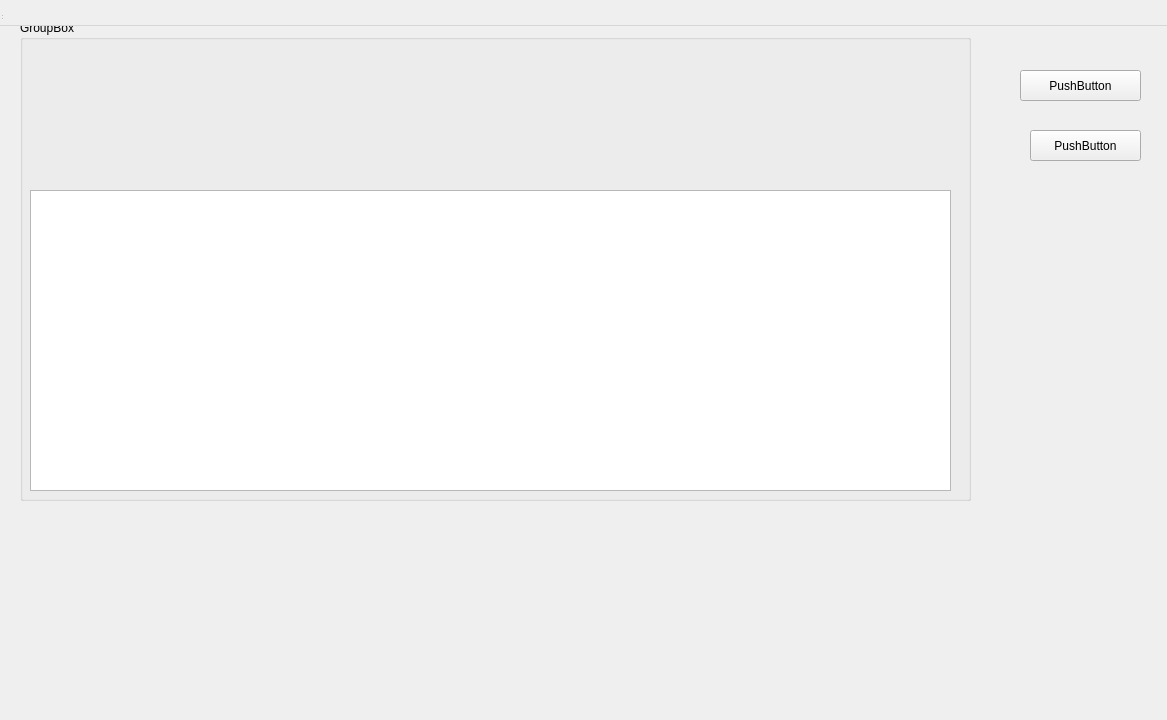
<?xml version="1.0" encoding="UTF-8"?>
<ui version="4.0">
 <class>arhivWindow</class>
 <widget class="QWidget" name="arhivWindow">
  <property name="windowModality">
   <enum>Qt::WindowModal</enum>
  </property>
  <property name="geometry">
   <rect>
    <x>0</x>
    <y>0</y>
    <width>1167</width>
    <height>720</height>
   </rect>
  </property>
  <property name="maximumSize">
   <size>
    <width>1280</width>
    <height>720</height>
   </size>
  </property>
  <property name="windowTitle">
   <string>Просмотр архива</string>
  </property>
  <widget class="QWidget" name="centralwidget" native="true">
   <property name="geometry">
    <rect>
     <x>0</x>
     <y>0</y>
     <width>1161</width>
     <height>521</height>
    </rect>
   </property>
   <widget class="QPushButton" name="pushButton">
    <property name="geometry">
     <rect>
      <x>1020</x>
      <y>70</y>
      <width>121</width>
      <height>31</height>
     </rect>
    </property>
    <property name="text">
     <string>PushButton</string>
    </property>
   </widget>
   <widget class="QPushButton" name="pushButton_2">
    <property name="geometry">
     <rect>
      <x>1030</x>
      <y>130</y>
      <width>111</width>
      <height>31</height>
     </rect>
    </property>
    <property name="text">
     <string>PushButton</string>
    </property>
   </widget>
   <widget class="QGroupBox" name="groupBox">
    <property name="geometry">
     <rect>
      <x>20</x>
      <y>20</y>
      <width>951</width>
      <height>481</height>
     </rect>
    </property>
    <property name="title">
     <string>GroupBox</string>
    </property>
    <widget class="QTableView" name="tableView_arhiv">
     <property name="geometry">
      <rect>
       <x>10</x>
       <y>170</y>
       <width>921</width>
       <height>301</height>
      </rect>
     </property>
    </widget>
   </widget>
  </widget>
  <widget class="QMenuBar" name="menubar">
   <property name="geometry">
    <rect>
     <x>0</x>
     <y>0</y>
     <width>1167</width>
     <height>26</height>
    </rect>
   </property>
  </widget>
  <widget class="QStatusBar" name="statusbar">
   <property name="geometry">
    <rect>
     <x>0</x>
     <y>0</y>
     <width>3</width>
     <height>21</height>
    </rect>
   </property>
  </widget>
 </widget>
 <resources/>
 <connections/>
</ui>
